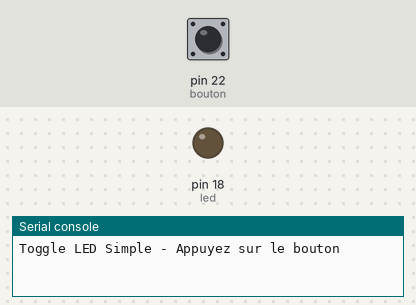
The program below on a simulated MicroPython board. Shown: output pins drawn as LEDs (lit = HIGH), the last lines printed to the serial console. The test bench sets the inputs (shaded band); at power-on: pin 22 (bouton) LOW.

Above: at 1.2 s.
1.3 s: pin 22 (bouton) pulled HIGH for 0.15 s
At 1.6 s:
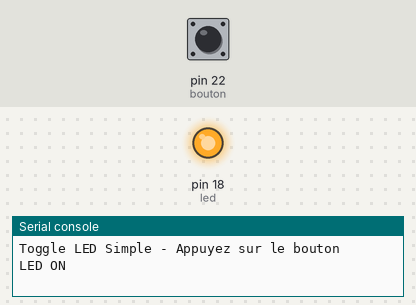
2.9 s: pin 22 (bouton) pulled HIGH for 1 s
At 4.0 s:
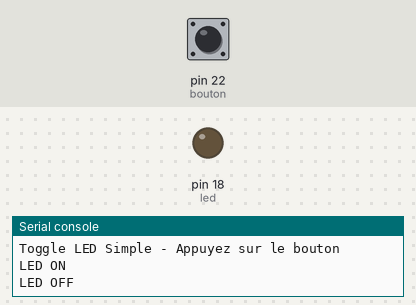
5.4 s: pin 22 (bouton) pulled HIGH for 3.2 s
At 5.9 s:
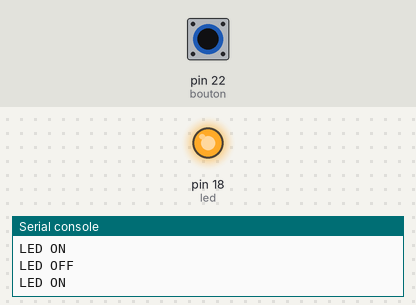
Timing chart, 0 to 8.4 s (numbered marks = the images above; inputs shaded):
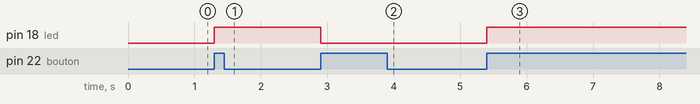

Measured:
- after the input at 1.3 s, pin 18 (led): LOW → HIGH at once
- after the input at 2.9 s, pin 18 (led): HIGH → LOW at once
- after the input at 5.4 s, pin 18 (led): LOW → HIGH at once

The program:

toggle.py
```python
from machine import Pin
import time

led = Pin(18, Pin.OUT)
bouton = Pin(22, Pin.IN, Pin.PULL_DOWN)

etat_led = False
dernier_appui = 0
delai_min = 200  # 200ms entre les appuis

print("Toggle LED Simple - Appuyez sur le bouton")

while True:
    if bouton.value() == 1:  # Bouton appuyé
        temps_actuel = time.ticks_ms()

        # Vérifier si assez de temps s'est écoulé depuis le dernier appui
        if temps_actuel - dernier_appui > delai_min:
            etat_led = not etat_led
            led.value(etat_led)
            print(f"LED {'ON' if etat_led else 'OFF'}")
            dernier_appui = temps_actuel

        # Attendre que le bouton soit relâché
        while bouton.value() == 1:
            time.sleep_ms(10)
```
